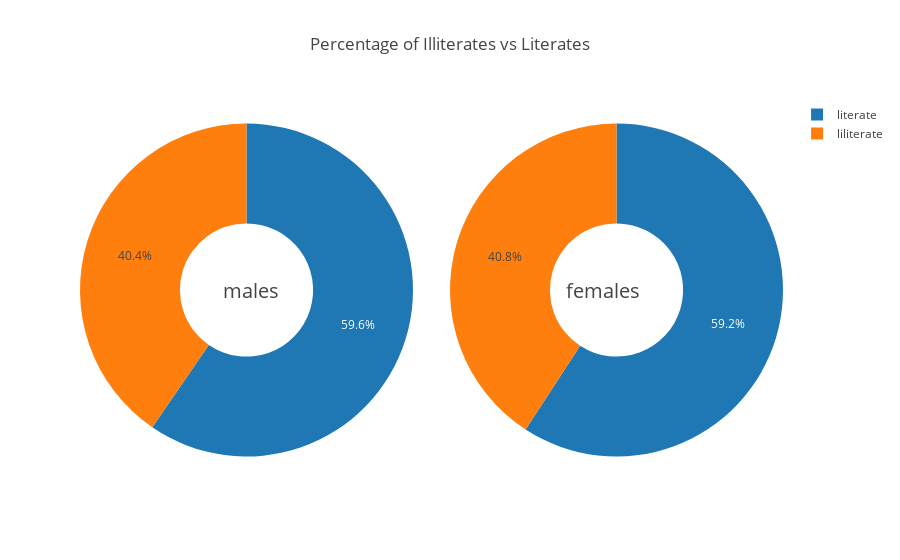

Write notebook code for a chart like this one.
### Code cell
p1 = (df_basics_hh['hh_lit_female'].sum()*100)/df_basics_hh['hh_female'].sum() # female literate
p2 = (df_basics_hh['hh_lit_male'].sum()*100)/df_basics_hh['hh_male'].sum() # male literate

p11 = 100 - p1
p22 = 100 - p2 


fig = {
  "data": [
    {
      "values": [p1, p11],
      "labels": [
        "literate",
        "liliterate"
      ],
      "domain": {"column": 0},
      "hoverinfo":"label+percent",
      "hole": .4,
      "type": "pie"
    },
    {
      "values": [p2, p22],
      "labels": [
        "literate",
        "liliterate"
      ],
      "textposition":"inside",
      "domain": {"column": 1},
      "hoverinfo":"label+percent",
      "hole": .4,
      "type": "pie"
    }],
  "layout": {
        "title":"Percentage of Illiterates vs Literates",
        "grid": {"rows": 1, "columns": 2},
        "annotations": [
            {
                "font": {
                    "size": 20
                },
                "showarrow": False,
                "text": "males",
                "x": 0.20,
                "y": 0.5
            },
            {
                "font": {
                    "size": 20
                },
                "showarrow": False,
                "text": "females",
                "x": 0.8,
                "y": 0.5
            }
        ]
    }
}
py.offline.iplot(fig, filename='donut')

### Figure 1 — Plotly figure (JSON) as saved in the notebook; plotly's stock layout.template omitted (floating-point values rounded to 4 significant figures)
{"data": [{"domain": {"column": 0}, "hole": 0.4, "hoverinfo": "label+percent", "labels": ["literate", "liliterate"], "type": "pie", "uid": "4e7a7030-567f-46a9-bfc2-a0d75f55d580", "values": [59.57, 40.43]}, {"domain": {"column": 1}, "hole": 0.4, "hoverinfo": "label+percent", "labels": ["literate", "liliterate"], "textposition": "inside", "type": "pie", "uid": "46e65f5d-b60f-42b9-a6b1-33beb9e4c71c", "values": [59.19, 40.81]}], "layout": {"annotations": [{"font": {"size": 20}, "showarrow": false, "text": "males", "x": 0.2, "y": 0.5}, {"font": {"size": 20}, "showarrow": false, "text": "females", "x": 0.8, "y": 0.5}], "grid": {"columns": 2, "rows": 1}, "title": {"text": "Percentage of Illiterates vs Literates"}}}
